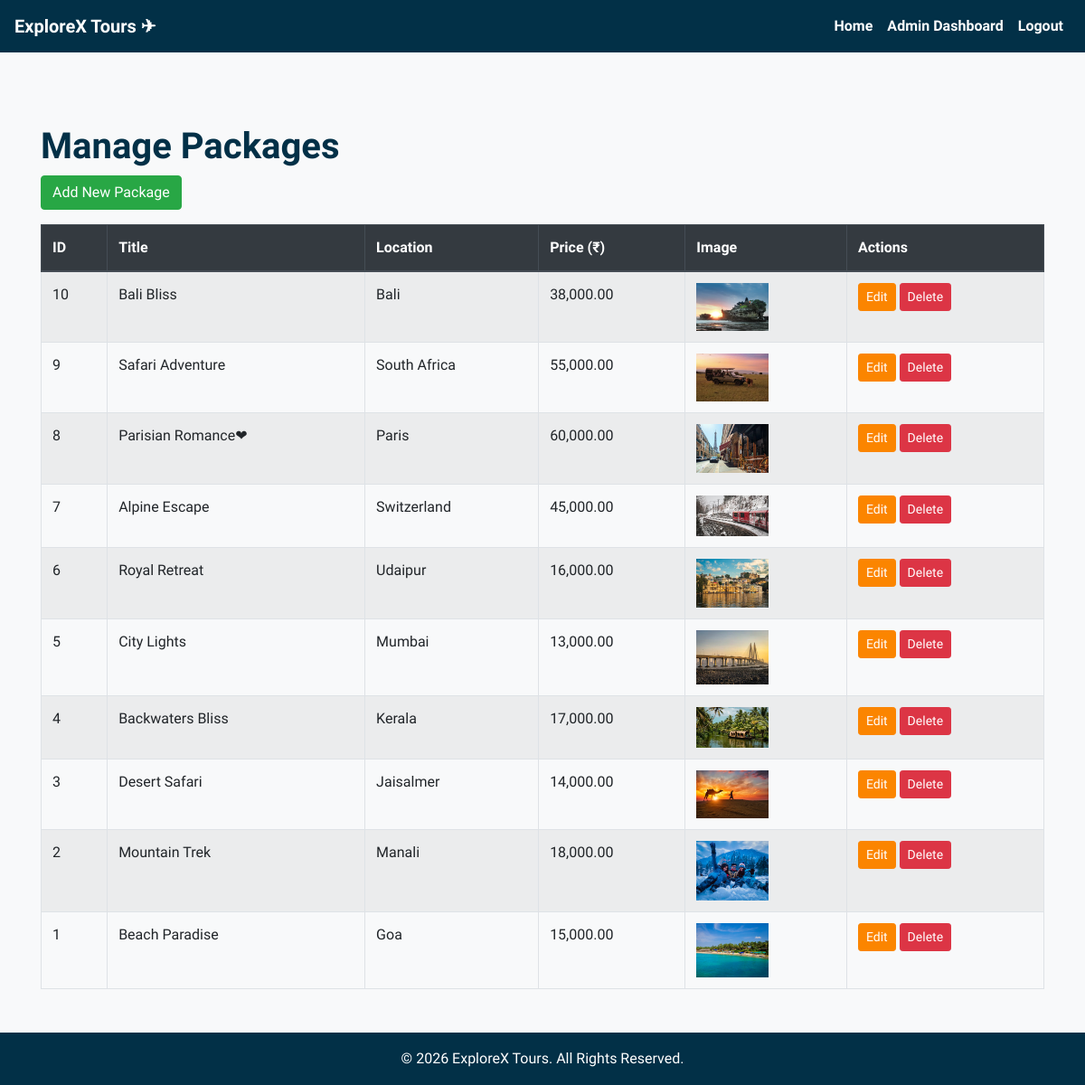
The page /admin/manage_packages.php (signed in) on the database its author committed.
### tables this page shows
CREATE TABLE IF NOT EXISTS `packages` (
  `id` int NOT NULL AUTO_INCREMENT,
  `title` varchar(255) DEFAULT NULL,
  `location` varchar(255) DEFAULT NULL,
  `description` text,
  `price` decimal(10,2) DEFAULT NULL,
  `image` varchar(255) DEFAULT NULL,
  `duration` varchar(50) DEFAULT NULL,
  `itinerary` text,
  `hotel_details` text,
  `inclusions_detail` text,
  PRIMARY KEY (`id`)
);

### admin/manage_packages.php (the view, shortened to what this page needs)
<?php
include '../includes/db.php';
$result = $conn->query("SELECT * FROM packages ORDER BY id DESC");
include '../includes/header.php';
?>
<div class="container mt-5">
    <h1>Manage Packages</h1>
    <a href="add_package.php" class="btn btn-success mb-3">Add New Package</a>
    <?php if ($result->num_rows > 0): ?>
    <table class="table table-bordered table-striped">
        <thead class="thead-dark">
            <tr>
                <th>ID</th>
                <th>Title</th>
                <th>Location</th>
                <th>Price (₹)</th>
                <th>Image</th>
                <th>Actions</th>
            </tr>
        </thead>
        <tbody>
            <?php while ($pkg = $result->fetch_assoc()): ?>
                <tr>
                    <td><?php echo htmlspecialchars($pkg['id']); ?></td>
                    <td><?php echo htmlspecialchars($pkg['title']); ?></td>
                    <td><?php echo htmlspecialchars($pkg['location']); ?></td>
                    <td><?php echo number_format($pkg['price'], 2); ?></td>
                    <td>
                        <?php if ($pkg['image'] && file_exists('../images/' . $pkg['image'])): ?>
                            <img src="../images/<?php echo htmlspecialchars($pkg['image']); ?>" alt="Image" style="width: 80px; height: auto;">
                        <?php else: ?>
                            No Image
                        <?php endif; ?>
                    </td>
                    <td>
                        <a href="edit_package.php?id=<?php echo $pkg['id']; ?>" class="btn btn-primary btn-sm">Edit</a>
                        <a href="manage_packages.php?delete=<?php echo $pkg['id']; ?>" onclick="return confirm('Are you sure you want to delete this package?');" class="btn btn-danger btn-sm">Delete</a>
                    </td>
                </tr>
            <?php endwhile; ?>
        </tbody>
    </table>
    <?php else: ?>
        <p>No packages found. <a href="add_package.php">Add a package</a>.</p>
    <?php endif; ?>
</div>
<?php include '../includes/footer.php'; ?>

### CSS/style.css (style rules this page uses)
* { margin: 0; padding: 0; box-sizing: border-box; }
body { font-family: "Courgette", cursive; background-color: #f8f9fa; color: #023047; line-height: 1.6; }
.container { padding-top: 2rem; padding-bottom: 2rem; }
.btn-primary { background-color: #fb8500; border-color: #fb8500; }
h1, h2, h3, h4, h5 { color: #023047; font-weight: bold; }
a { color: #219ebc; text-decoration: none; }

### rows shown on the page
packages: id "10", title "Bali Bliss", location "Bali", price "38,000.00", image (picture)
packages: id "9", title "Safari Adventure", location "South Africa", price "55,000.00", image (picture)
packages: id "8", title "Parisian Romance❤", location "Paris", price "60,000.00", image (picture)
packages: id "7", title "Alpine Escape", location "Switzerland", price "45,000.00", image (picture)
packages: id "6", title "Royal Retreat", location "Udaipur", price "16,000.00", image (picture)
packages: id "5", title "City Lights", location "Mumbai", price "13,000.00", image (picture)
packages: id "4", title "Backwaters Bliss", location "Kerala", price "17,000.00", image (picture)
packages: id "3", title "Desert Safari", location "Jaisalmer", price "14,000.00", image (picture)
packages: id "2", title "Mountain Trek", location "Manali", price "18,000.00", image (picture)
packages: id "1", title "Beach Paradise", location "Goa", price "15,000.00", image (picture)
